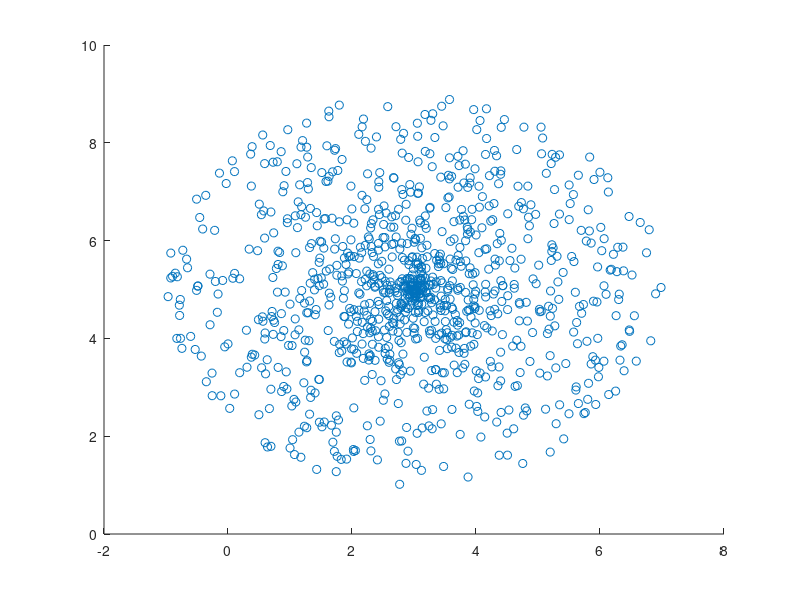

MATLAB code to generate this figure:
clear all; close all; clc;
N = 1000;
R = 4;
xc = 3;
yc = 5;
X = zeros(2, N);

for ind = 1:N
  angle = 2*pi*rand;
  rho = R*rand;
  X(1,ind) = rho*cos(angle) + xc;
  X(2,ind) = rho*sin(angle) + yc;
end

figure
  scatter(X(1, :), X(2, :));